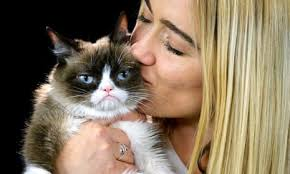
#> input picture New Topics/BlindDeconvolution/picQ1.jpeg, 290 x 174 px
$ python pythonQ.py
#> lines starting #> are read from the running program, lines starting #| are printed output that depends on the picture
import cv2
import numpy as np
import matplotlib.pyplot as plt
import tkinter as tk
from tkinter import filedialog

# 1. Open local file picker
root = tk.Tk()
root.withdraw()
print("Select a COLORED image for Blind Deconvolution (OpenCV Version)...")
image_path = filedialog.askopenfilename(title="Select Image",
                                        filetypes=[("Image files", "*.png *.jpg *.jpeg")])
#> the answer given: picQ1.jpeg

if not image_path:
    print("No file selected!")
else:
    img = cv2.imread(image_path)
#> img is the input picture: shape (174, 290, 3); mean B, G, R 93.9, 116.1, 133
    if img is None:
        print("Error loading image.")
    else:
        img = cv2.resize(img, (400, 400))
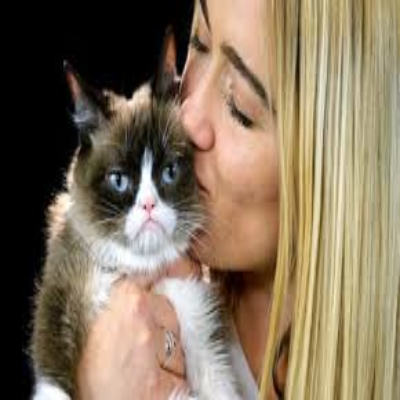
#> img: shape (400, 400, 3); mean B, G, R 93.8, 116, 132.9
        img_rgb = cv2.cvtColor(img, cv2.COLOR_BGR2RGB)

        # Convert to gray for mathematical restoration
        gray = cv2.cvtColor(img, cv2.COLOR_BGR2GRAY)
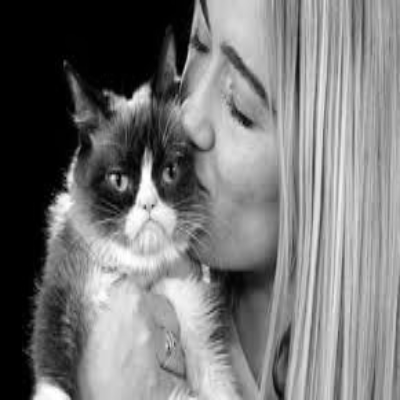
#> gray: shape (400, 400); min 0, max 255, mean 118.5

        # --- STEP 1: CREATE BLUR (The 'Degradation') ---
        kernel_size = 5
        kernel = np.ones((kernel_size, kernel_size), np.float32) / (kernel_size**2)
        blurred = cv2.filter2D(gray, -1, kernel)
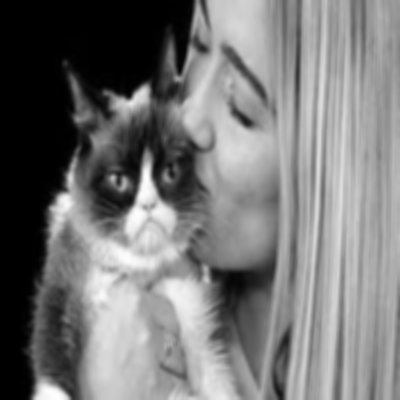
#> blurred: shape (400, 400); min 0, max 254, mean 118.5

        # --- STEP 2: PSEUDO-BLIND DECONVOLUTION (Wiener Filter Approach) ---
        # We use the FFT (Fast Fourier Transform) to reverse the blur
        # without needing a complex iterative library.
        dummy = np.copy(blurred)
        psf = np.ones((5, 5)) / 25.0

        # Pad PSF to match image size
        psf_padded = np.zeros_like(gray, dtype=np.float32)
        psf_padded[:5, :5] = psf

        # Fourier Transforms
        IMG = np.fft.fft2(blurred)
        PSF = np.fft.fft2(psf_padded)

        # Deconvolution formula: G / (H + noise_ratio)
        # We assume a small noise ratio (0.01) since we don't know the exact noise
        noise_ratio = 0.01
        RESTORED = IMG / (PSF + noise_ratio)

        # Inverse Fourier to get image back
        deconvolved = np.abs(np.fft.ifft2(RESTORED))
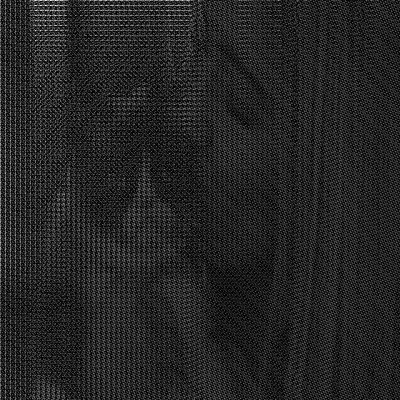
#> deconvolved: shape (400, 400) float64; min 6.84e-05, max 1320.6, mean 195.5; drawn with min black and max white
        deconvolved = np.clip(deconvolved, 0, 255).astype(np.uint8)
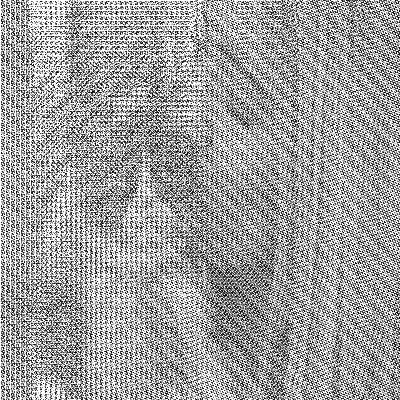
#> deconvolved: shape (400, 400); min 0, max 255, mean 159.6

        # --- DISPLAY RESULTS (3 Images) ---
        titles = ['1. Original Input', '2. Blurred (Degraded)', '3. Restored (Deconvolved)']
        images = [img_rgb, blurred, deconvolved]

        plt.figure(figsize=(15, 5))
        for i in range(3):
            plt.subplot(1, 3, i+1)
            if i == 0:
                plt.imshow(images[i])
            else:
                plt.imshow(images[i], cmap='gray')
            plt.title(titles[i])
            plt.axis('off')

        plt.tight_layout()
        plt.show()
